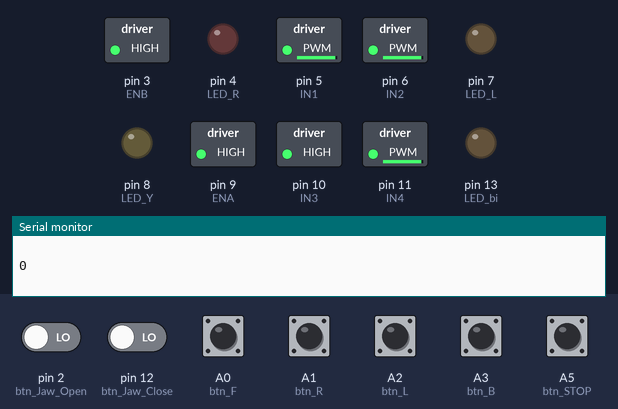
Recording of a sketch running on a simulated Arduino Uno, built with avr-gcc and run on an emulated ATmega328P. On the bench: switched loads named in the sketch (green lamp = pin HIGH), output pins drawn as LEDs (lit = HIGH), the last lines printed to the serial monitor. Dashed ring = blinking. The inputs (shaded band) are chosen by the test bench; at power-on: A0 (btn_F), A1 (btn_R), A2 (btn_L), A3 (btn_B), A5 (btn_STOP), pin 2 (btn_Jaw_Open), pin 12 (btn_Jaw_Close) LOW.

Above: at 1.3 s.
1.4 s: A0 (btn_F) pulled HIGH for 1 s
At 1.8 s:
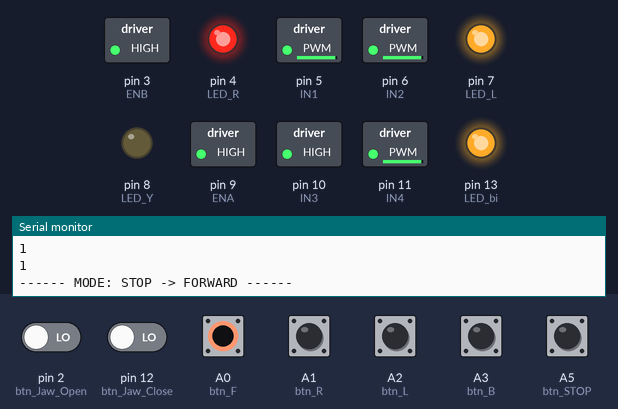
3.9 s: A1 (btn_R) pulled HIGH for 1 s
At 4.76 s:
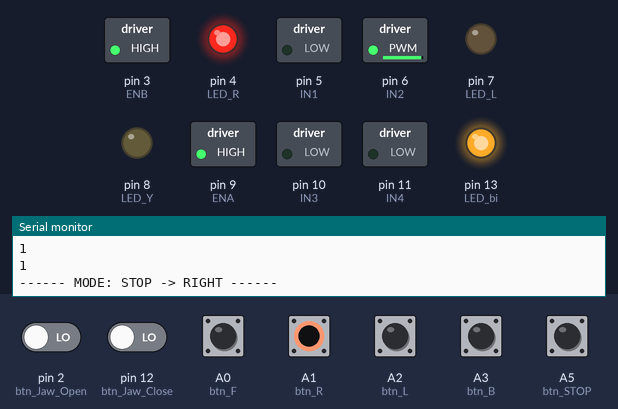
6.4 s: A2 (btn_L) pulled HIGH for 0.25 s
At 6.97 s:
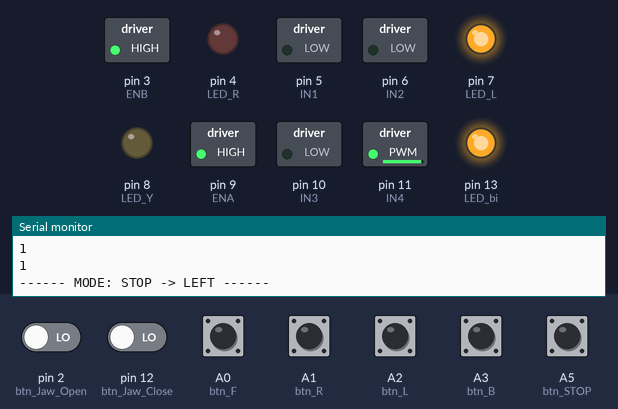
8.6 s: A3 (btn_B) pulled HIGH for 0.25 s
At 9.18 s:
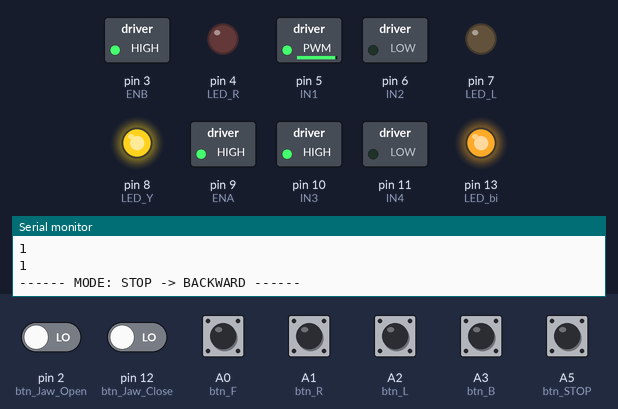
10.8 s: pin 2 (btn_Jaw_Open) driven HIGH and pin 12 (btn_Jaw_Close) driven HIGH
At 11.1 s:
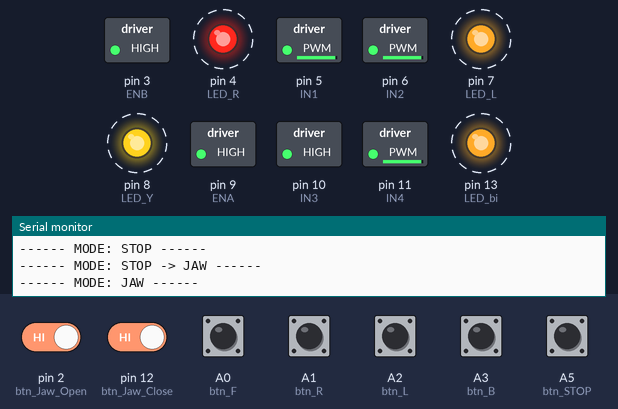
14.0 s: pin 2 (btn_Jaw_Open) driven LOW
At 14.8 s:
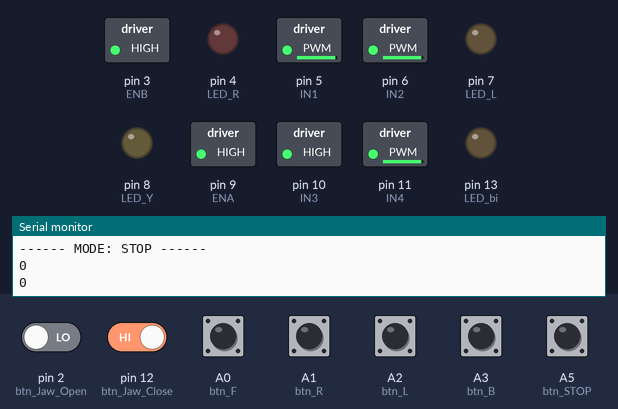
Timing chart, 0 to 16.5 s (numbered marks = the images above; inputs shaded):
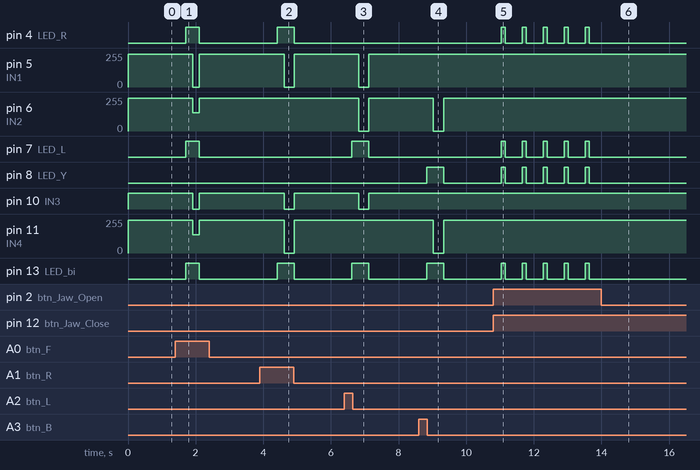

Measured:
- after the input at 1.4 s, pin 4 (LED_R), pin 7 (LED_L), pin 13 (LED_bi): LOW → HIGH after 0.31 s, → LOW 0.40 s later; pin 5 (IN1): 244/255 → 0/255 after 0.51 s, → 244/255 0.20 s later; pin 6 (IN2), pin 11 (IN4): 244/255 → 136/255 after 0.51 s, → 244/255 0.20 s later; pin 10 (IN3): HIGH → LOW after 0.51 s, → HIGH 0.20 s later
- after the input at 3.9 s, pin 4 (LED_R), pin 13 (LED_bi): LOW → HIGH after 0.52 s, → LOW 0.50 s later; pin 5 (IN1), pin 11 (IN4): 244/255 → 0/255 after 0.72 s, → 244/255 0.30 s later; pin 10 (IN3): HIGH → LOW after 0.72 s, → HIGH 0.30 s later
- after the input at 6.4 s, pin 5 (IN1), pin 6 (IN2): 244/255 → 0/255 after 0.42 s, → 244/255 0.30 s later; pin 7 (LED_L), pin 13 (LED_bi): LOW → HIGH after 0.22 s, → LOW 0.50 s later; pin 10 (IN3): HIGH → LOW after 0.42 s, → HIGH 0.30 s later
- after the input at 8.6 s, pin 6 (IN2), pin 11 (IN4): 244/255 → 0/255 after 0.43 s, → 244/255 0.30 s later; pin 8 (LED_Y), pin 13 (LED_bi): LOW → HIGH after 0.23 s, → LOW 0.50 s later
- after the input at 10.8 s, pin 4 (LED_R), pin 7 (LED_L), pin 8 (LED_Y), pin 13 (LED_bi): alternates HIGH for 0.12 s and LOW for 0.50 s, starting after 0.23 s
- after the input at 14.0 s, pin 4 (LED_R), pin 7 (LED_L), pin 8 (LED_Y), pin 13 (LED_bi): stops changing and stays LOW

The sketch:

Button_LED_new_v1.ino
```cpp
/*

MODE: STOP, FORWARD, RIGHT, LEFT, BACKWARD, JAW

*/

String MODE = "STOP"; // Default MODE

const int btn_STOP = A5;  // RED button

const int btn_F = A0; // GREEN button

const int btn_R = A1; // YELLOW button

const int btn_L = A2; // BLUE button

const int btn_B = A3; // BLACK button: Backward


const int btn_Jaw_Open = 2;
const int btn_Jaw_Close = 12;


const int LED_bi = 13; // built-in LED, ON if any button is pressed
const int LED_R = 4; // Green, ON if the motor is on
const int LED_L = 7; // Green, OFF if the motor is off
const int LED_Y = 8; // Yellow, ON if backward or the jaw is operating

int pwm_L=0;
int pwm_R=0;

const int IN1 = 5;
const int IN2 = 6;
const int IN3 = 10;
const int IN4 = 11;

const int ENA = 9;
const int ENB = 3;


const int delay_time = 100;


void setup() {
  pinMode(btn_STOP,INPUT);
  pinMode(btn_F,INPUT);
  pinMode(btn_R,INPUT);
  pinMode(btn_L,INPUT);
  pinMode(btn_B,INPUT);
  pinMode(btn_Jaw_Open,INPUT);
  pinMode(btn_Jaw_Close,INPUT);
  pinMode(LED_bi,OUTPUT);
  pinMode(LED_L,OUTPUT);
  pinMode(LED_R,OUTPUT);
  pinMode(LED_Y,OUTPUT);
  digitalWrite(LED_bi,LOW);

  pinMode(IN1,OUTPUT);
  pinMode(IN2,OUTPUT);
  pinMode(IN3,OUTPUT);
  pinMode(IN4,OUTPUT);

  pinMode(ENA, OUTPUT);
  pinMode(ENB, OUTPUT);

  digitalWrite(ENA, HIGH);
  digitalWrite(ENB, HIGH);
  Serial.begin(9600);
  MODE = "STOP";
}

void loop() {

  Show_btn_status(digitalRead(btn_F),digitalRead(btn_L),digitalRead(btn_R),digitalRead(btn_B),digitalRead(btn_Jaw_Open),digitalRead(btn_Jaw_Close),digitalRead(btn_STOP));

  if(MODE=" ")
      MODE = "STOP";

  if(MODE == "STOP"){

      Close_all_LED();
      Motor_Brake(500);

      Serial.println("------ MODE: STOP ------");
      MODE = update_MODE();

      if(MODE != "STOP"){
      Serial.print("------ MODE: STOP -> ");
      Serial.print(MODE);
      Serial.println(" ------ ");
      }

  }
  if(MODE == "FORWARD"){

      digitalWrite(LED_L,HIGH);
      digitalWrite(LED_R,HIGH);
      digitalWrite(LED_Y,LOW);
      digitalWrite(LED_bi,HIGH);

      delay(200);
      runMotor_Forward(100);

      Serial.println("------ MODE: FORWARD ------");

      if(checkIfSTOP() == true){
          MODE = "STOP";
          Serial.println("------ MODE: FORWARD -> STOP ------");
      }
  }
  if(MODE == "LEFT"){

      digitalWrite(LED_L,HIGH);
      digitalWrite(LED_R,LOW);
      digitalWrite(LED_Y,LOW);
      digitalWrite(LED_bi,HIGH);

      delay(200);
      runMotor_Left(200);

      Serial.println("------ MODE: LEFT ------");

      if(checkIfSTOP() == true){
          MODE = "STOP";
          Serial.println("------ MODE: LEFT -> STOP ------");
      }
  }
  if(MODE == "RIGHT"){

      digitalWrite(LED_L,LOW);
      digitalWrite(LED_R,HIGH);
      digitalWrite(LED_Y,LOW);
      digitalWrite(LED_bi,HIGH);

      delay(200);
      runMotor_Right(200);

      Serial.println("------ MODE: RIGHT ------");

      if(checkIfSTOP() == true){
          MODE = "STOP";
          Serial.println("------ MODE: RIGHT -> STOP ------");
      }
  }
  if(MODE == "BACKWARD"){

      digitalWrite(LED_L,LOW);
      digitalWrite(LED_R,LOW);
      digitalWrite(LED_Y,HIGH);
      digitalWrite(LED_bi,HIGH);

      delay(200);
      runMotor_Backward(200);

      Serial.println("------ MODE: BACKWARD ------");

      if(checkIfSTOP() == true){
          MODE = "STOP";
          Serial.println("------ MODE: BACKWARD -> STOP ------");
      }
  }
  if(MODE == "JAW"){
      MODE = "STOP"; // the jaw haven't completed
      digitalWrite(LED_L,HIGH);
      digitalWrite(LED_R,HIGH);
      digitalWrite(LED_Y,HIGH);
      digitalWrite(LED_bi,HIGH);
      Serial.println("------ MODE: JAW ------");
      if(checkIfSTOP() == true){
          MODE = "STOP";
          Serial.println("------ MODE: JAW -> STOP ------");
      }
      else{
          int count = digitalRead(btn_Jaw_Close)+digitalRead(btn_Jaw_Open);
          if(count==1){
              if(digitalRead(btn_Jaw_Open)==true){
                  Serial.println("------ Opening... ------");
                  // 伺服馬達轉動一小單位
              }
              if(digitalRead(btn_Jaw_Close)==true){
                  Serial.println("------ Closing... ------");
                  // 伺服馬達轉動一小單位
              }
          }
      }
  }

  delay(delay_time);


}

void Close_all_LED(){
    digitalWrite(LED_L,LOW);
    digitalWrite(LED_R,LOW);
    digitalWrite(LED_Y,LOW);
    digitalWrite(LED_bi,LOW);
}

void Show_btn_status(boolean F,boolean L,boolean R,boolean B,boolean O,boolean C, boolean S){

  Serial.println(" ");
  Serial.print("  ");
  Serial.println(F);
  Serial.print(L);
  Serial.print("   ");
  Serial.println(R);
  Serial.print("  ");
  Serial.println(B);
  Serial.println(" ");
  Serial.println(S);
  Serial.println(" ");

  /* Serial.println(" ");
  Serial.println(" ");
  Serial.println("-L-F-R-");
  Serial.print(" ");
  Serial.print(L);
  Serial.print(" ");
  Serial.print(F);
  Serial.print(" ");
  Serial.print(R);
  Serial.println(" ");
  Serial.println(" ");
  Serial.println("-C-B-O- S ");
  Serial.print(" ");
  Serial.print(C);
  Serial.print(" ");
  Serial.print(B);
  Serial.print(" ");
  Serial.print(O);
  Serial.print("  ");
  Serial.print(S);
  Serial.println(" ");

  Serial.println(" ");
   */

}


boolean checkIfSTOP(){
    if(digitalRead(btn_STOP)==HIGH){
        Close_all_LED();
        // Serial.println("checkIfSTOP: S T O P !!!!!!");
        return true;
    }
    else{
        // Serial.println("checkIfSTOP: don't STOP");
        return false;
    }
}

String update_MODE(){
    if(checkIfSTOP()==true){
        return "STOP";
    }
    else if(digitalRead(btn_Jaw_Close)==true && digitalRead(btn_Jaw_Open)==true ){
        return "JAW";
    }
    else{
        if(count_btn_HIGH()>=2 || count_btn_HIGH()==0){
            return "STOP";
        }
        else{
            if(digitalRead(btn_F)==HIGH){
                return "FORWARD";
            }
            if(digitalRead(btn_R)==HIGH){
                return "RIGHT";
            }
            if(digitalRead(btn_L)==HIGH){
                return "LEFT";
            }
            if(digitalRead(btn_B)==HIGH){
                return "BACKWARD";
            }
            }
        }
    }


int count_btn_HIGH(){
    int count = digitalRead(btn_F)+digitalRead(btn_R)+digitalRead(btn_L)+digitalRead(btn_B);
    // Serial.print("count_btn_HIGH: ");
    Serial.println(count);
    return count;
}

void runMotor_Forward(int milliseconds)
{
 digitalWrite(IN1, LOW);
 analogWrite(IN2, 5000);
 digitalWrite(IN3, LOW);
 analogWrite(IN4, 5000);
 if(milliseconds > 0)
 delay(milliseconds);
}

void runMotor_Backward(int milliseconds)
{
 analogWrite(IN1, 500);
 digitalWrite(IN2, LOW);
 analogWrite(IN3, 500);
 digitalWrite(IN4, LOW);
 if (milliseconds > 0)
 delay(milliseconds);
}


void runMotor_Right(int milliseconds) // untested
{
 digitalWrite(IN1, LOW);
 analogWrite(IN2, 500);
 digitalWrite(IN3, LOW);
 analogWrite(IN4, 0);
 if(milliseconds > 0)
 delay(milliseconds);
}


void runMotor_Left(int milliseconds) // untested
{
 digitalWrite(IN1, LOW);
 analogWrite(IN2, 0);
 digitalWrite(IN3, LOW);
 analogWrite(IN4, 500);
 if(milliseconds > 0)
 delay(milliseconds);
}

void Motor_Brake(int milliseconds)
{
 analogWrite(IN1, 500);
 analogWrite(IN2, 500);
 analogWrite(IN3, 500);
 analogWrite(IN4, 500);
 if(milliseconds > 0)
 delay(milliseconds);
}
```
